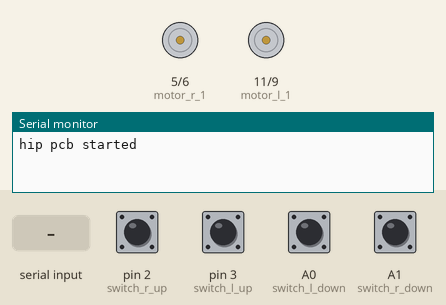
This sketch was run on a simulated Arduino Uno, built with avr-gcc and run on an emulated ATmega328P. Shown: motor-driver pin pairs drawn as motors (green arrow = first pin HIGH = forward, orange = second pin HIGH = backward, longer = more drive), the last lines printed to the serial monitor. Inputs (shaded band) come from the test bench; at power-on: A0 (switch_l_down), A1 (switch_r_down), pin 2 (switch_r_up), pin 3 (switch_l_up) HIGH.

Above: at 1.3 s.
1.4 s: "D" received over the second serial link
At 2.5 s:
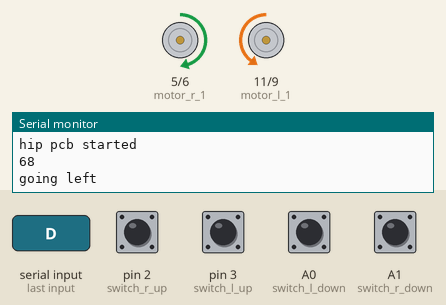
2.9 s: "F" received over the second serial link
At 3.6 s:
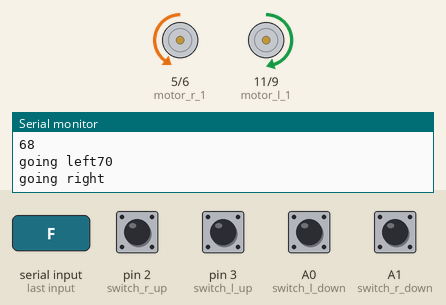
Timing chart, 0 to 5.9 s (numbered marks = the images above; inputs shaded):
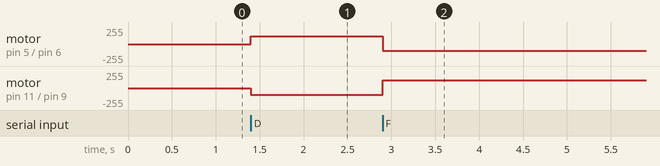

Measured:
- after the input at 1.4 s, motor on pin 5 (motor_r_1) / pin 6 (motor_r_2): stopped → forward 120/255 at once; motor on pin 11 (motor_l_1) / pin 9 (motor_l_2): stopped → backward 100/255 at once
- after the input at 2.9 s, motor on pin 5 (motor_r_1) / pin 6 (motor_r_2): forward 120/255 → backward 100/255 at once; motor on pin 11 (motor_l_1) / pin 9 (motor_l_2): backward 100/255 → forward 120/255 at once

The sketch:

ahr_hip_control_33.ino
```cpp
#include <SoftwareSerial.h>

const byte rxPin = 7;
const byte txPin = 8;

SoftwareSerial hipserial (rxPin, txPin);

int hip_control_data;

int joyrightupdown;
int joyrightside;
int buttontouch;

int throttle,steering;

//#########################################################################

// left motor
int motor_r_1=5;
int motor_r_2=6;

// right motor
int motor_l_1=11;
int motor_l_2=9;


// limit switch
int switch_l_down=A0;
int switch_l_up=3;

int switch_r_up=2;
int switch_r_down=A1;


// potention meter
int pot1=A2;
int pot2=A3;

// motor speed
int motor_left_speed_up = 120;
int motor_left_speed_down = 100;

int motor_right_speed_up = 120;
int motor_right_speed_down = 100;


int motor_l_speed_up = 120;
int motor_l_speed_down = 120;

int motor_r_speed_up = 120;
int motor_r_speed_down = 90;


int left_up_limit_switch;

int flag=1;
//###################################################################################

void setup() {
Serial.begin(9600);           // start serial for output

hipserial.begin(9600);        // communication with arm controller
Serial.println("hip pcb started");


pinMode(switch_l_up,INPUT_PULLUP);
pinMode(switch_l_down,INPUT_PULLUP);

pinMode(switch_r_up,INPUT_PULLUP);
pinMode(switch_r_down,INPUT_PULLUP);

pinMode(motor_l_1,OUTPUT);
pinMode(motor_l_2,OUTPUT);

pinMode(motor_r_1,OUTPUT);
pinMode(motor_r_2,OUTPUT);

// test piece $$$$$$$$$$$$$$$$$$$$$$$$$$$$$$$$$$$$$$$$$$

analogWrite(motor_l_1,0);
analogWrite(motor_l_2,0);

analogWrite(motor_r_1,0);
analogWrite(motor_r_2,0);

delay(100);

analogWrite(motor_l_1,0);
analogWrite(motor_l_2,0);

analogWrite(motor_r_1,0);
analogWrite(motor_r_2,0);

}

void loop() {

//Serial.print("right up    ");
//Serial.print(digitalRead(switch_r_up));
//Serial.print("    right down    ");
//Serial.print(digitalRead(switch_r_down));
//Serial.print("    left up    ");
//Serial.print(digitalRead(switch_l_up));
//Serial.print("    left down    ");
//Serial.println(digitalRead(switch_l_down));


//right_hip_motor_up(motor_right_speed_up);
//right_hip_motor_down(motor_right_speed_down);
//left_hip_motor_up(motor_left_speed_up);
//left_hip_motor_down(motor_left_speed_down);

if(hipserial.available()>0){

    hip_control_data = hipserial.read();
    Serial.println(hip_control_data);

    if(hip_control_data == 66)
    {
      right_hip_motor_up(0);
      right_hip_motor_down(0);
      left_hip_motor_up(0);
      left_hip_motor_down(0);

      //hip_control_data = hipserial.read();
    }
     if(hip_control_data == 62)
    {
      right_hip_motor_up(motor_right_speed_up);
      left_hip_motor_up(motor_left_speed_up);
      Serial.print("going up");
      //hip_control_data = hipserial.read();
    }
     if(hip_control_data == 64)
     {
      right_hip_motor_down(motor_right_speed_down);
      left_hip_motor_down(motor_left_speed_down);
      Serial.print("going down");
      //hip_control_data = hipserial.read();
     }
     if(hip_control_data == 68)
     {
      right_hip_motor_up(motor_right_speed_up);
      left_hip_motor_down(motor_left_speed_down);
      Serial.print("going left");
      //hip_control_data = hipserial.read();
     }
     if(hip_control_data == 70)
     {
       right_hip_motor_down(motor_right_speed_down);
       left_hip_motor_up(motor_left_speed_up);
       Serial.print("going right");
       //hip_control_data = hipserial.read();
     }


 }

}


void left_hip_motor_up(int motor_l_speed_up) {
 if (!digitalRead(switch_l_up))
 {analogWrite(motor_l_1,0);
  analogWrite(motor_l_2,0);
  }
 else{
  analogWrite(motor_l_1,motor_l_speed_up);
  analogWrite(motor_l_2,0);
//  Serial.print("motor_l_speed_up       ");
//  Serial.println(motor_l_speed_up);
 }
}

void left_hip_motor_down(int motor_l_speed_down) {
 if (!digitalRead(switch_l_down))
 {analogWrite(motor_l_1,0);
  analogWrite(motor_l_2,0);
  }
 else{
  analogWrite(motor_l_1,0);
  analogWrite(motor_l_2,motor_l_speed_down);
//  Serial.print("motor_l_speed_down       ");
//  Serial.println(motor_l_speed_down);
 }
}


void right_hip_motor_up(int motor_r_speed_up) {
 if (!digitalRead(switch_r_up))
 {analogWrite(motor_r_1,0);
  analogWrite(motor_r_2,0);
  }
 else{
  analogWrite(motor_r_1,motor_r_speed_up);
  analogWrite(motor_r_2,0);
//  Serial.print("motor_r_speed_up       ");
//  Serial.println(motor_r_speed_up);
 }
}

void right_hip_motor_down(int motor_r_speed_down) {
 if (!digitalRead(switch_r_down))
 {analogWrite(motor_r_1,0);
  analogWrite(motor_r_2,0);
  }
 else{
  analogWrite(motor_r_1,0);
  analogWrite(motor_r_2,motor_r_speed_down);
//  Serial.print("motor_r_speed_down       ");
//  Serial.println(motor_r_speed_down);
 }
}
```
